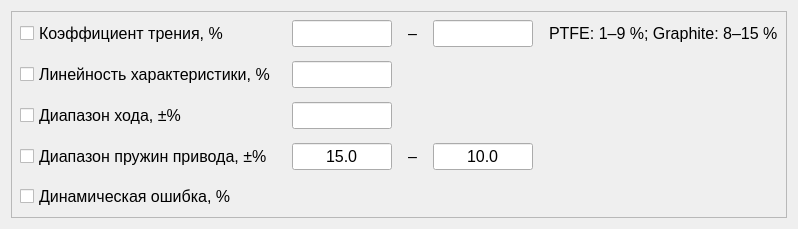
     <widget class="QWidget" name="tab_passFail">
      <attribute name="title">
       <string>Pass | Fail</string>
      </attribute>
      <layout class="QHBoxLayout" name="horizontalLayout">
       <item>
        <widget class="QFrame" name="frame_passFail_Section">
         <property name="sizePolicy">
          <sizepolicy hsizetype="Maximum" vsizetype="Maximum">
           <horstretch>0</horstretch>
           <verstretch>0</verstretch>
          </sizepolicy>
         </property>
         <property name="mouseTracking">
          <bool>false</bool>
         </property>
         <property name="tabletTracking">
          <bool>false</bool>
         </property>
         <property name="focusPolicy">
          <enum>Qt::FocusPolicy::NoFocus</enum>
         </property>
         <property name="contextMenuPolicy">
          <enum>Qt::ContextMenuPolicy::DefaultContextMenu</enum>
         </property>
         <property name="layoutDirection">
          <enum>Qt::LayoutDirection::LeftToRight</enum>
         </property>
         <property name="frameShape">
          <enum>QFrame::Shape::StyledPanel</enum>
         </property>
         <property name="frameShadow">
          <enum>QFrame::Shadow::Raised</enum>
         </property>
         <layout class="QGridLayout" name="gridLayout">
          <property name="leftMargin">
           <number>8</number>
          </property>
          <property name="topMargin">
           <number>8</number>
          </property>
          <property name="rightMargin">
           <number>8</number>
          </property>
          <property name="bottomMargin">
           <number>8</number>
          </property>
          <property name="horizontalSpacing">
           <number>16</number>
          </property>
          <property name="verticalSpacing">
           <number>14</number>
          </property>
          <item row="3" column="0">
           <widget class="QCheckBox" name="checkBox_crossingLimits_spring">
            <property name="sizePolicy">
             <sizepolicy hsizetype="Preferred" vsizetype="Preferred">
              <horstretch>0</horstretch>
              <verstretch>0</verstretch>
             </sizepolicy>
            </property>
            <property name="minimumSize">
             <size>
              <width>0</width>
              <height>0</height>
             </size>
            </property>
            <property name="maximumSize">
             <size>
              <width>16777215</width>
              <height>16777215</height>
             </size>
            </property>
            <property name="font">
             <font>
              <pointsize>12</pointsize>
             </font>
            </property>
            <property name="text">
             <string>Диапазон пружин привода, ±%</string>
            </property>
           </widget>
          </item>
          <item row="1" column="0">
           <widget class="QCheckBox" name="checkBox_crossingLimits_linearCharacteristic">
            <property name="sizePolicy">
             <sizepolicy hsizetype="Preferred" vsizetype="Preferred">
              <horstretch>0</horstretch>
              <verstretch>0</verstretch>
             </sizepolicy>
            </property>
            <property name="minimumSize">
             <size>
              <width>0</width>
              <height>0</height>
             </size>
            </property>
            <property name="maximumSize">
             <size>
              <width>16777215</width>
              <height>16777215</height>
             </size>
            </property>
            <property name="font">
             <font>
              <pointsize>12</pointsize>
             </font>
            </property>
            <property name="text">
             <string>Линейность характеристики, %</string>
            </property>
           </widget>
          </item>
          <item row="2" column="0">
           <widget class="QCheckBox" name="checkBox_crossingLimits_range">
            <property name="sizePolicy">
             <sizepolicy hsizetype="Preferred" vsizetype="Preferred">
              <horstretch>0</horstretch>
              <verstretch>0</verstretch>
             </sizepolicy>
            </property>
            <property name="minimumSize">
             <size>
              <width>0</width>
              <height>0</height>
             </size>
            </property>
            <property name="maximumSize">
             <size>
              <width>16777215</width>
              <height>16777215</height>
             </size>
            </property>
            <property name="font">
             <font>
              <pointsize>12</pointsize>
             </font>
            </property>
            <property name="text">
             <string>Диапазон хода, ±%</string>
            </property>
           </widget>
          </item>
          <item row="0" column="1">
           <widget class="QLineEdit" name="lineEdit_crossingLimits_coefficientFriction_lower">
            <property name="sizePolicy">
             <sizepolicy hsizetype="Preferred" vsizetype="Fixed">
              <horstretch>0</horstretch>
              <verstretch>0</verstretch>
             </sizepolicy>
            </property>
            <property name="minimumSize">
             <size>
              <width>100</width>
              <height>0</height>
             </size>
            </property>
            <property name="maximumSize">
             <size>
              <width>100</width>
              <height>16777215</height>
             </size>
            </property>
            <property name="font">
             <font>
              <pointsize>12</pointsize>
             </font>
            </property>
            <property name="focusPolicy">
             <enum>Qt::FocusPolicy::ClickFocus</enum>
            </property>
            <property name="alignment">
             <set>Qt::AlignmentFlag::AlignCenter</set>
            </property>
           </widget>
          </item>
          <item row="0" column="3">
           <widget class="QLineEdit" name="lineEdit_crossingLimits_coefficientFriction_upper">
            <property name="sizePolicy">
             <sizepolicy hsizetype="Preferred" vsizetype="Fixed">
              <horstretch>0</horstretch>
              <verstretch>0</verstretch>
             </sizepolicy>
            </property>
            <property name="minimumSize">
             <size>
              <width>100</width>
              <height>0</height>
             </size>
            </property>
            <property name="maximumSize">
             <size>
              <width>100</width>
              <height>16777215</height>
             </size>
            </property>
            <property name="font">
             <font>
              <pointsize>12</pointsize>
             </font>
            </property>
            <property name="focusPolicy">
             <enum>Qt::FocusPolicy::ClickFocus</enum>
            </property>
            <property name="alignment">
             <set>Qt::AlignmentFlag::AlignCenter</set>
            </property>
           </widget>
          </item>
          <item row="0" column="4">
           <widget class="QLabel" name="label_crossingLimits_coefficientFriction_info">
            <property name="font">
             <font>
              <pointsize>12</pointsize>
             </font>
            </property>
            <property name="text">
             <string>PTFE: 1–9 %; Graphite: 8–15 %</string>
            </property>
           </widget>
          </item>
          <item row="3" column="3">
           <widget class="QLineEdit" name="lineEdit_crossingLimits_spring_upper">
            <property name="sizePolicy">
             <sizepolicy hsizetype="Preferred" vsizetype="Fixed">
              <horstretch>0</horstretch>
              <verstretch>0</verstretch>
             </sizepolicy>
            </property>
            <property name="minimumSize">
             <size>
              <width>100</width>
              <height>0</height>
             </size>
            </property>
            <property name="maximumSize">
             <size>
              <width>100</width>
              <height>16777215</height>
             </size>
            </property>
            <property name="font">
             <font>
              <pointsize>12</pointsize>
             </font>
            </property>
            <property name="focusPolicy">
             <enum>Qt::FocusPolicy::ClickFocus</enum>
            </property>
            <property name="text">
             <string>10.0</string>
            </property>
            <property name="alignment">
             <set>Qt::AlignmentFlag::AlignCenter</set>
            </property>
           </widget>
          </item>
          <item row="1" column="1">
           <widget class="QLineEdit" name="lineEdit_crossingLimits_linearCharacteristic">
            <property name="sizePolicy">
             <sizepolicy hsizetype="Preferred" vsizetype="Fixed">
              <horstretch>0</horstretch>
              <verstretch>0</verstretch>
             </sizepolicy>
            </property>
            <property name="minimumSize">
             <size>
              <width>100</width>
              <height>0</height>
             </size>
            </property>
            <property name="maximumSize">
             <size>
              <width>100</width>
              <height>16777215</height>
             </size>
            </property>
            <property name="font">
             <font>
              <pointsize>12</pointsize>
             </font>
            </property>
            <property name="focusPolicy">
             <enum>Qt::FocusPolicy::ClickFocus</enum>
            </property>
            <property name="alignment">
             <set>Qt::AlignmentFlag::AlignCenter</set>
            </property>
           </widget>
          </item>
          <item row="0" column="0">
           <widget class="QCheckBox" name="checkBox_crossingLimits_coefficientFriction">
            <property name="sizePolicy">
             <sizepolicy hsizetype="Preferred" vsizetype="Preferred">
              <horstretch>0</horstretch>
              <verstretch>0</verstretch>
             </sizepolicy>
            </property>
            <property name="minimumSize">
             <size>
              <width>0</width>
              <height>0</height>
             </size>
            </property>
            <property name="maximumSize">
             <size>
              <width>16777215</width>
              <height>16777215</height>
             </size>
            </property>
            <property name="font">
             <font>
              <pointsize>12</pointsize>
             </font>
            </property>
            <property name="text">
             <string>Коэффициент трения, %</string>
            </property>
           </widget>
          </item>
          <item row="3" column="2">
           <widget class="QLabel" name="label_crossingLimits_spring">
            <property name="font">
             <font>
              <pointsize>12</pointsize>
             </font>
            </property>
            <property name="text">
             <string>–</string>
            </property>
           </widget>
          </item>
          <item row="3" column="1">
           <widget class="QLineEdit" name="lineEdit_crossingLimits_spring_lower">
            <property name="sizePolicy">
             <sizepolicy hsizetype="Preferred" vsizetype="Fixed">
              <horstretch>0</horstretch>
              <verstretch>0</verstretch>
             </sizepolicy>
            </property>
            <property name="minimumSize">
             <size>
              <width>100</width>
              <height>0</height>
             </size>
            </property>
            <property name="maximumSize">
             <size>
              <width>100</width>
              <height>16777215</height>
             </size>
            </property>
            <property name="font">
             <font>
              <pointsize>12</pointsize>
             </font>
            </property>
            <property name="focusPolicy">
             <enum>Qt::FocusPolicy::ClickFocus</enum>
            </property>
            <property name="text">
             <string>15.0</string>
            </property>
            <property name="alignment">
             <set>Qt::AlignmentFlag::AlignCenter</set>
            </property>
           </widget>
          </item>
          <item row="2" column="1">
           <widget class="QLineEdit" name="lineEdit_crossingLimits_valveStroke">
            <property name="sizePolicy">
             <sizepolicy hsizetype="Preferred" vsizetype="Fixed">
              <horstretch>0</horstretch>
              <verstretch>0</verstretch>
             </sizepolicy>
            </property>
            <property name="minimumSize">
             <size>
              <width>100</width>
              <height>0</height>
             </size>
            </property>
            <property name="maximumSize">
             <size>
              <width>100</width>
              <height>16777215</height>
             </size>
            </property>
            <property name="font">
             <font>
              <pointsize>12</pointsize>
             </font>
            </property>
            <property name="focusPolicy">
             <enum>Qt::FocusPolicy::ClickFocus</enum>
            </property>
            <property name="alignment">
             <set>Qt::AlignmentFlag::AlignCenter</set>
            </property>
           </widget>
          </item>
          <item row="0" column="2">
           <widget class="QLabel" name="label_crossingLimits_coefficientFriction_split">
            <property name="font">
             <font>
              <pointsize>12</pointsize>
             </font>
            </property>
            <property name="text">
             <string>–</string>
            </property>
           </widget>
          </item>
          <item row="4" column="0">
           <widget class="QCheckBox" name="checkBox_crossingLimits_dinamicError">
            <property name="sizePolicy">
             <sizepolicy hsizetype="Preferred" vsizetype="Preferred">
              <horstretch>0</horstretch>
              <verstretch>0</verstretch>
             </sizepolicy>
            </property>
            <property name="minimumSize">
             <size>
              <width>0</width>
              <height>0</height>
             </size>
            </property>
            <property name="maximumSize">
             <size>
              <width>16777215</width>
              <height>16777215</height>
             </size>
            </property>
            <property name="font">
             <font>
              <pointsize>12</pointsize>
             </font>
            </property>
            <property name="text">
             <string>Динамическая ошибка, %</string>
            </property>
           </widget>
          </item>
         </layout>
        </widget>
       </item>
      </layout>
     </widget>
